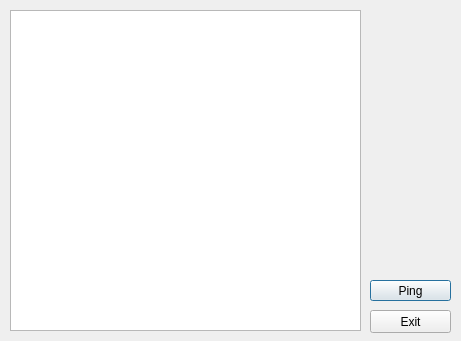
<?xml version="1.0" encoding="UTF-8"?>
<ui version="4.0">
 <class>ServerPing</class>
 <widget class="QDialog" name="ServerPing">
  <property name="geometry">
   <rect>
    <x>0</x>
    <y>0</y>
    <width>461</width>
    <height>341</height>
   </rect>
  </property>
  <property name="windowTitle">
   <string>Server Ping</string>
  </property>
  <property name="windowIcon">
   <iconset>
    <normaloff>free-icon.png</normaloff>free-icon.png</iconset>
  </property>
  <widget class="QTextBrowser" name="txtOutput">
   <property name="geometry">
    <rect>
     <x>10</x>
     <y>10</y>
     <width>351</width>
     <height>321</height>
    </rect>
   </property>
  </widget>
  <widget class="QPushButton" name="btnPing">
   <property name="geometry">
    <rect>
     <x>370</x>
     <y>280</y>
     <width>81</width>
     <height>21</height>
    </rect>
   </property>
   <property name="text">
    <string>Ping</string>
   </property>
  </widget>
  <widget class="QPushButton" name="btnExit">
   <property name="geometry">
    <rect>
     <x>370</x>
     <y>310</y>
     <width>81</width>
     <height>23</height>
    </rect>
   </property>
   <property name="text">
    <string>Exit</string>
   </property>
  </widget>
 </widget>
 <resources/>
 <connections/>
</ui>
